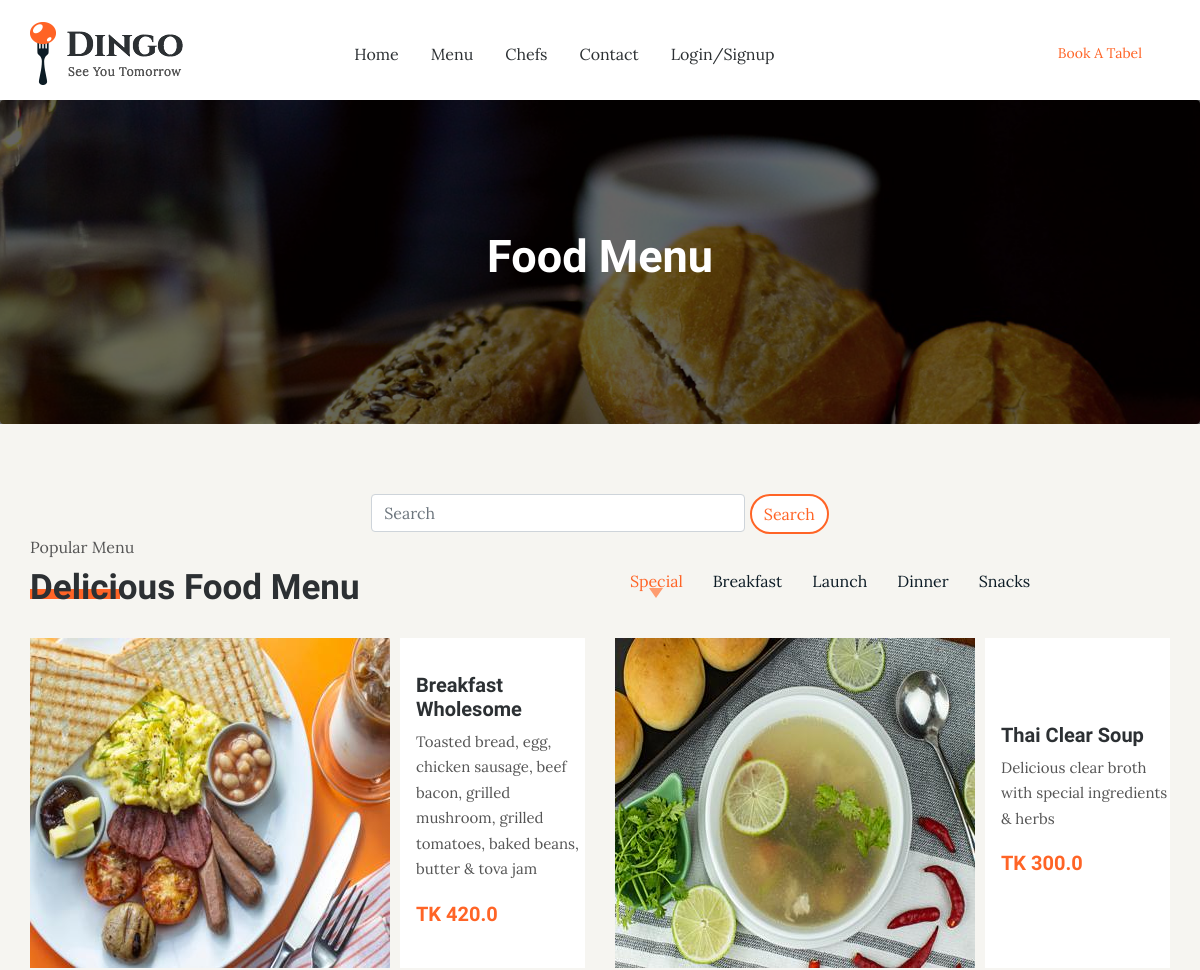
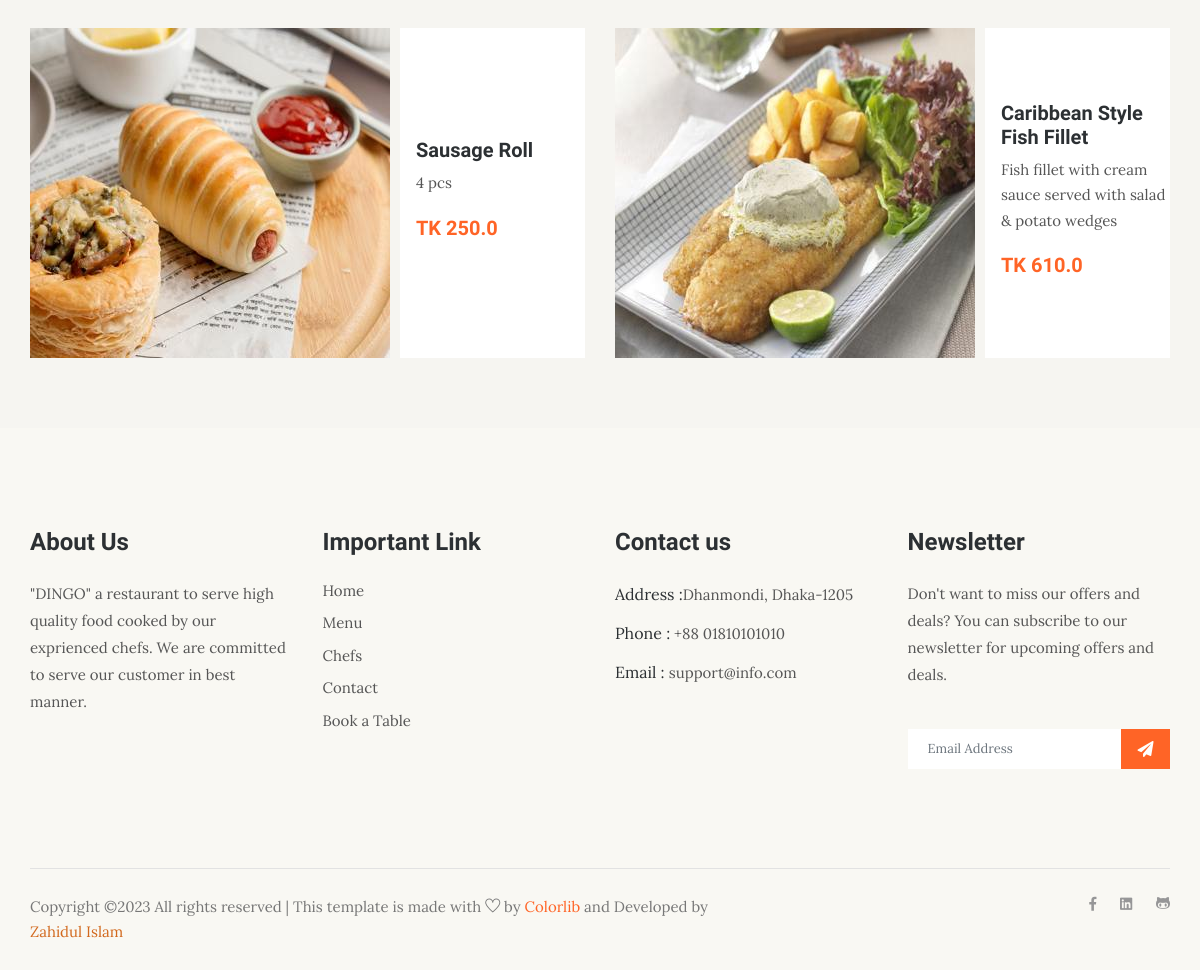
The app's page /menu/ with its own data (2 pictures, top to bottom).
### base/models.py (models this page shows, shortened)
class FoodItem(models.Model):
    title = models.CharField(max_length=100)
    description = models.TextField()
    price = models.FloatField()
    category = models.CharField(choices=CATEGORY_CHOICES,max_length=20)
    special = models.BooleanField(default=False)
    food_img = models.ImageField(upload_to='Food Image')

### base/views.py (the view)
# urls.py: path('menu/',views.foodMenu,name='menu'),
def foodMenu(request):
    fooditem = FoodItem.objects.filter(special=True)
    breakfirst = FoodItem.objects.filter(category='breakfirst')
    lunch = FoodItem.objects.filter(category='lunch')
    dinner = FoodItem.objects.filter(category='dinner')
    snacks = FoodItem.objects.filter(category='snack')
    return render(request,'base/food_menu.html',{'fooditem':fooditem,'breakfirst':breakfirst,'lunch':lunch,'dinner':dinner,'snacks':snacks})

### templates/base/food_menu.html (shortened to what this page needs)
{% extends 'base/main.html' %} {% load static %}  {% block content %}
<section class="breadcrumb breadcrumb_bg" style="margin-top: 100px">
    <div class="container">
        <div class="row">
            <div class="col-lg-12">
                <div class="breadcrumb_iner text-center">
                    <div class="breadcrumb_iner_item">
                        <h2>Food Menu</h2>
                    </div>
                </div>
            </div>
        </div>
    </div>
</section>
<section class="food_menu gray_bg">
    <div class="container">
        <div class="row row justify-content-center">
            <div class="col-sm-5">
                <form class="d-flex" method="get" action="/search">
                    <input class="form-control me-2" name="quary" type="search" placeholder="Search"
                        aria-label="Search" />
                    <button class="new btn btn-info" style="margin-left: 5px;" type="submit">Search</button>
                </form>
            </div>
        </div>
        <div class="row justify-content-between">
            <div class="col-lg-5">
                <div class="section_tittle">
                    <p>Popular Menu</p>
                    <h2>Delicious Food Menu</h2>
                </div>
            </div>
            <div class="col-lg-6">
                <div class="nav nav-tabs food_menu_nav" id="myTab" role="tablist">
                    <a class="active" id="Special-tab" data-toggle="tab" href="#Special" role="tab"
                        aria-controls="Special" aria-selected="false">Special <img
                            src="{% static 'img/icon/play.svg' %}" alt="play" /></a>
                    <a id="Breakfast-tab" data-toggle="tab" href="#Breakfast" role="tab" aria-controls="Breakfast"
                        aria-selected="false">Breakfast <img src="{% static 'img/icon/play.svg' %}" alt="play" /></a>
                    <a id="Launch-tab" data-toggle="tab" href="#Launch" role="tab" aria-controls="Launch"
                        aria-selected="false">Launch <img src="{% static 'img/icon/play.svg' %}" alt="play" /></a>
                    <a id="Dinner-tab" data-toggle="tab" href="#Dinner" role="tab" aria-controls="Dinner"
                        aria-selected="false">Dinner <img src="{% static 'img/icon/play.svg' %}" alt="play" />
                    </a>
                    <a id="Sneaks-tab" data-toggle="tab" href="#Sneaks" role="tab" aria-controls="Sneaks"
                        aria-selected="false">Snacks <img src="{% static 'img/icon/play.svg' %}" alt="play" /></a>
                </div>
            </div>
            <div class="col-lg-12">
                <div class="tab-content" id="myTabContent">
                    <div class="tab-pane fade show active single-member" id="Special" role="tabpanel"
                        aria-labelledby="Special-tab">
                        <div class="row">
                            {% for food in fooditem %}
                            <div class="col-sm-6 col-lg-6">
                                <a href="{% url 'details' food.id %}">
                                    <div class="single_food_item media">
                                        <img src="{{food.food_img.url}}" class="mr-3" alt="..." />
                                        <div class="media-body align-self-center">
                                            <h3>{{food.title}}</h3>
                                            <p>{{food.description}}</p>
                                            <h5>TK {{food.price}}</h5>
                                        </div>
                                    </div>
                                </a>
                            </div>
                            {% endfor %}
                        </div>
                    </div>
                </div>
            </div>
        </div>
    </div>
</section>
{% endblock content %}

### templates/base/main.html (shortened to what this page needs)
{% load static %}
<!doctype html>
<html lang="en">
<head>
    <link rel="stylesheet" href="{% static 'css/bootstrap.min.css' %}">
    <link rel="stylesheet" href="{% static 'css/animate.css' %}">
    <link rel="stylesheet" href="{% static 'css/owl.carousel.min.css' %}">
    <link rel="stylesheet" href="{% static 'css/themify-icons.css' %}">
    <link rel="stylesheet" href="{% static 'css/flaticon.css' %}">
    <link rel="stylesheet" href="{% static 'css/magnific-popup.css' %}">
    <link rel="stylesheet" href="https://cdnjs.cloudflare.com/ajax/libs/font-awesome/6.4.2/css/all.min.css" />
    <link rel="stylesheet" href="{% static 'css/slick.css' %}">
    <link rel="stylesheet" href="{% static 'css/gijgo.min.css' %}">
    <link rel="stylesheet" href="{% static 'css/nice-select.css' %}">
    <link rel="stylesheet" href="{% static 'css/all.css' %}">
    <link rel="stylesheet" href="{% static 'css/style.css' %}">
</head>
<body>
    <header class="main_menu home_menu">
        <div class="container">
            <div class="row align-items-center">
                <div class="col-lg-12">
                    <nav class="navbar navbar-expand-lg navbar-light">
                        <a class="navbar-brand" href="{% url 'home' %}"> <img src="{% static 'img/logo.png' %}" alt="logo"> </a>
                        <div class="collapse navbar-collapse main-menu-item justify-content-end"
                            id="navbarSupportedContent">
                            <ul class="navbar-nav">
                                <li class="nav-item">
                                    <a class="nav-link" href="{% url 'home' %}">Home</a>
                                </li>
                                <li class="nav-item">
                                    <a class="nav-link" href="{% url 'menu' %}">Menu</a>
                                </li>
                                <li class="nav-item">
                                    <a class="nav-link" href="{% url 'chefs' %}">Chefs</a>
                                </li>
                                <li class="nav-item">
                                    <a class="nav-link" href="{% url 'contact' %}">Contact</a>
                                </li>
                                {% if request.user.is_authenticated %}
                                <li class="nav-item dropdown">
                                    <a class="nav-link dropdown-toggle" href="blog.html" id="navbarDropdown" role="button" data-toggle="dropdown" aria-haspopup="true" aria-expanded="false">
                                        {{request.user | title}}
                                    </a>
                                    <div class="dropdown-menu" aria-labelledby="navbarDropdown">
                                        <a class="dropdown-item" href="{% url 'profile' %}">Profile</a>
                                        <a class="dropdown-item" href="{% url 'password-change' %}">Change Password</a>
                                        <a class="dropdown-item" href="{% url 'orders' %}">Orders</a>
                                        <a class="nav-link" href="{% url 'logout' %}">Logout</a>
                                    </div>
                                </li>
                                <li class="nav-item">
                                    <a class="nav-link" href="{% url 'cart' %}">Cart</a>
                                </li>
                                {% else %}
								<li class="nav-item">
                                    <a class="nav-link" href="{% url 'login' %}">Login/Signup</a>
                                </li>
                                {% endif %}
                            </ul>
                        </div>
                        <div class="menu_btn">
                            <a href="{% url 'book' %}" class="btn_1 d-none d-sm-block">book a tabel</a>
                        </div>
                    </nav>
                </div>
            </div>
        </div>
    </header>
    {% block content %}
    {% endblock content %}
     <footer class="footer-area">
        <div class="container">
            <div class="row">
                <div class="col-xl-3 col-sm-6 col-md-3 col-lg-3">
                    <div class="single-footer-widget footer_1">
                        <h4>About Us</h4>
                        <p>"DINGO" a restaurant to serve high quality food cooked by our exprienced chefs. We are committed to serve our customer in best manner.</p>
                    </div>
                </div>
                <div class="col-xl-3 col-sm-6 col-md-2 col-lg-3">
                    <div class="single-footer-widget footer_2">
                        <h4>Important Link</h4>
                        <div class="contact_info">
                            <ul>
                                <li><a href="{% url 'home' %}">Home</a></li>
                                <li><a href="{% url 'menu' %}">Menu</a></li>
                                <li><a href="{% url 'chefs' %}">Chefs</a></li>
                                <li><a href="{% url 'contact' %}">Contact</a></li>
                                <li><a href="{% url 'book' %}">Book a Table</a></li>
                            </ul>
                        </div>
                    </div>
                </div>
                <div class="col-xl-3 col-sm-6 col-md-3 col-lg-3">
                    <div class="single-footer-widget footer_2">
                        <h4>Contact us</h4>
                        <div class="contact_info">
                            <p><span> Address :</span>Dhanmondi, Dhaka-1205</p>
                            <p><span> Phone :</span> +88 01810101010</p>
                            <p><span> Email : </span>support@info.com </p>
                        </div>
                    </div>
                </div>
                <div class="col-xl-3 col-sm-6 col-md-4 col-lg-3">
                    <div class="single-footer-widget footer_3">
                        <h4>Newsletter</h4>
                        <p>Don't want to miss our offers and deals? You can subscribe to our newsletter for upcoming offers and deals.</p>
                        <form action="/news">
                            <div class="form-group">
                                <div class="input-group mb-3">
                                    <input type="email" name="email" class="form-control" placeholder='Email Address'
                                        onfocus="this.placeholder = ''" onblur="this.placeholder = 'Email Address'">
                                    <div class="input-group-append">
                                        <button class="btn" type="submit"><i class="fas fa-paper-plane"></i></button>
                                    </div>
                                </div>
                            </div>
                        </form>
                    </div>
                </div>
            </div>
            <div class="copyright_part_text">
                <div class="row">
                    <div class="col-lg-8">
                        <p class="footer-text m-0">
Copyright &copy;<script>document.write(new Date().getFullYear());</script> All rights reserved | This template is made with <i class="ti-heart" aria-hidden="true"></i> by <a href="https://colorlib.com" target="_blank">Colorlib</a> and Developed by <p style="color: chocolate;">Zahidul Islam</p>
</p>
                    </div>
                    <div class="col-lg-4">
                        <div class="copyright_social_icon text-right">
                            <a href="https://www.facebook.com/masudzahid36" target="_blank"><i class="fab fa-facebook-f"></i></a>
                            <a href="https://www.linkedin.com/in/zahidul-islam522/" target="_blank"><i class="fab fa-linkedin"></i></a>
                            <a href="https://github.com/mzahid36" target="_blank"><i class="ti-github"></i></a>
                        </div>
                    </div>
                </div>
            </div>
        </div>
    </footer>
</body>
</html>

### static/css/all.css (style rules this page uses)
.fa, .fas, .far, .fal, .fab { -moz-osx-font-smoothing: grayscale; -webkit-font-smoothing: antialiased; display: inline-block; font-style: normal; font-variant: normal; text-rendering: auto; line-height: 1; }
.fa-facebook-f:before { content: "\f39e"; }
.fa-linkedin:before { content: "\f08c"; }
.fa-paper-plane:before { content: "\f1d8"; }
.fab { font-family: 'Font Awesome 5 Brands'; }
.fa, .fas { font-family: 'Font Awesome 5 Free'; font-weight: 900; }

### records on screen
FoodItem: food_img (picture), title "Breakfast Wholesome", description "Toasted bread, egg, chicken sausage, beef bacon, grilled mushroom, grilled tomatoes, baked beans, butter & tova jam", price "420.0"
FoodItem: food_img (picture), title "Thai Clear Soup", description "Delicious clear broth with special ingredients & herbs", price "300.0"
FoodItem: food_img (picture), title "Sausage Roll", description "4 pcs", price "250.0"
FoodItem: food_img (picture), title "Caribbean Style Fish Fillet", description "Fish fillet with cream sauce served with salad & potato wedges", price "610.0"
